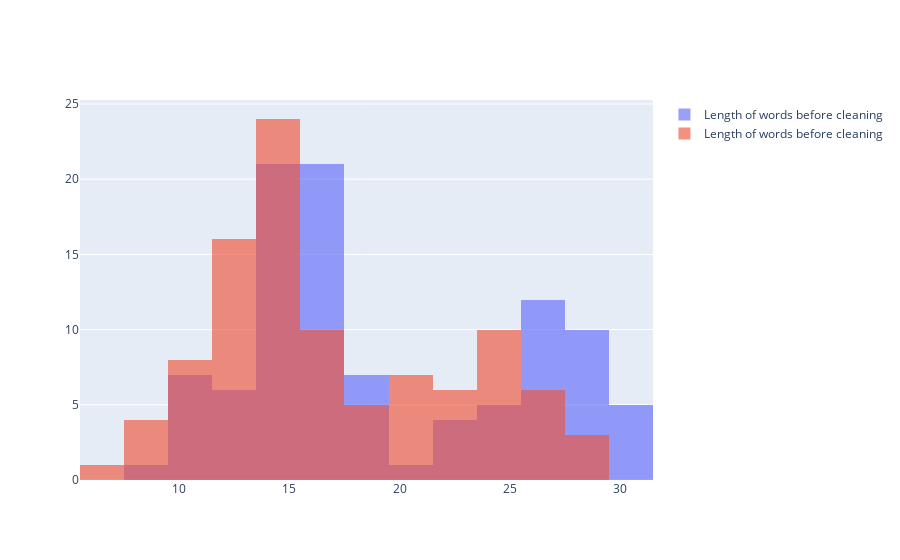

Notebook source saved alongside this figure:
### Markdown cell above
### Word Level

### Code cell
df_hist_word = pd.DataFrame()
df_hist_word["before_cleaning"] = df_Musk["Headline"].str.split().map(lambda x: len(x))
df_hist_word["after_cleaning"] = df_Musk["cleaned"].str.split().map(lambda x: len(x))
fig = go.Figure()
fig.add_histogram(x=df_hist_word["before_cleaning"], name = "Length of words before cleaning")
fig.add_histogram(x=df_hist_word["after_cleaning"], name = "Length of words before cleaning")
# Overlay both histograms
fig.update_layout(barmode='overlay')
# Reduce opacity to see both histograms
fig.update_traces(opacity=0.65)
fig.show()

### Figure 1 — Plotly figure (JSON) as saved in the notebook; plotly's stock layout.template omitted (floating-point values rounded to 4 significant figures)
{"data": [{"name": "Length of words before cleaning", "opacity": 0.65, "type": "histogram", "x": [10, 28, 26, 30, 31, 17, 28, 23, 29, 27, 25, 27, 10, 28, 30, 26, 16, 26, 27, 23, 26, 27, 22, 24, 25, 27, 12, 10, 16, 18, 16, 16, 17, 25, 10, 28, 30, 28, 16, 16, 13, 14, 15, 14, 26, 11, 15, 20, 14, 18, 8, 28, 27, 15, 15, 22, 30, 15, 24, 12, 17, 15, 16, 15, 17, 10, 13, 18, 27, 28, 15, 15, 16, 15, 16, 17, 17, 16, 15, 14, 18, 14, 13, 14, 16, 14, 11, 19, 17, 16, 14, 18, 14, 16, 19, 16, 28, 15, 28, 12]}, {"name": "Length of words before cleaning", "opacity": 0.65, "type": "histogram", "x": [10, 22, 25, 28, 27, 16, 24, 18, 28, 21, 20, 25, 9, 20, 28, 22, 15, 23, 24, 21, 21, 23, 18, 23, 20, 25, 10, 10, 14, 16, 16, 14, 16, 24, 8, 24, 26, 25, 15, 14, 12, 12, 12, 13, 19, 9, 14, 18, 13, 16, 7, 26, 27, 14, 14, 19, 27, 15, 21, 11, 15, 14, 13, 12, 15, 10, 10, 15, 24, 23, 13, 13, 13, 14, 14, 15, 13, 14, 14, 13, 16, 14, 12, 12, 14, 14, 9, 17, 17, 12, 13, 15, 10, 16, 17, 14, 25, 14, 26, 10]}], "layout": {"barmode": "overlay"}}
